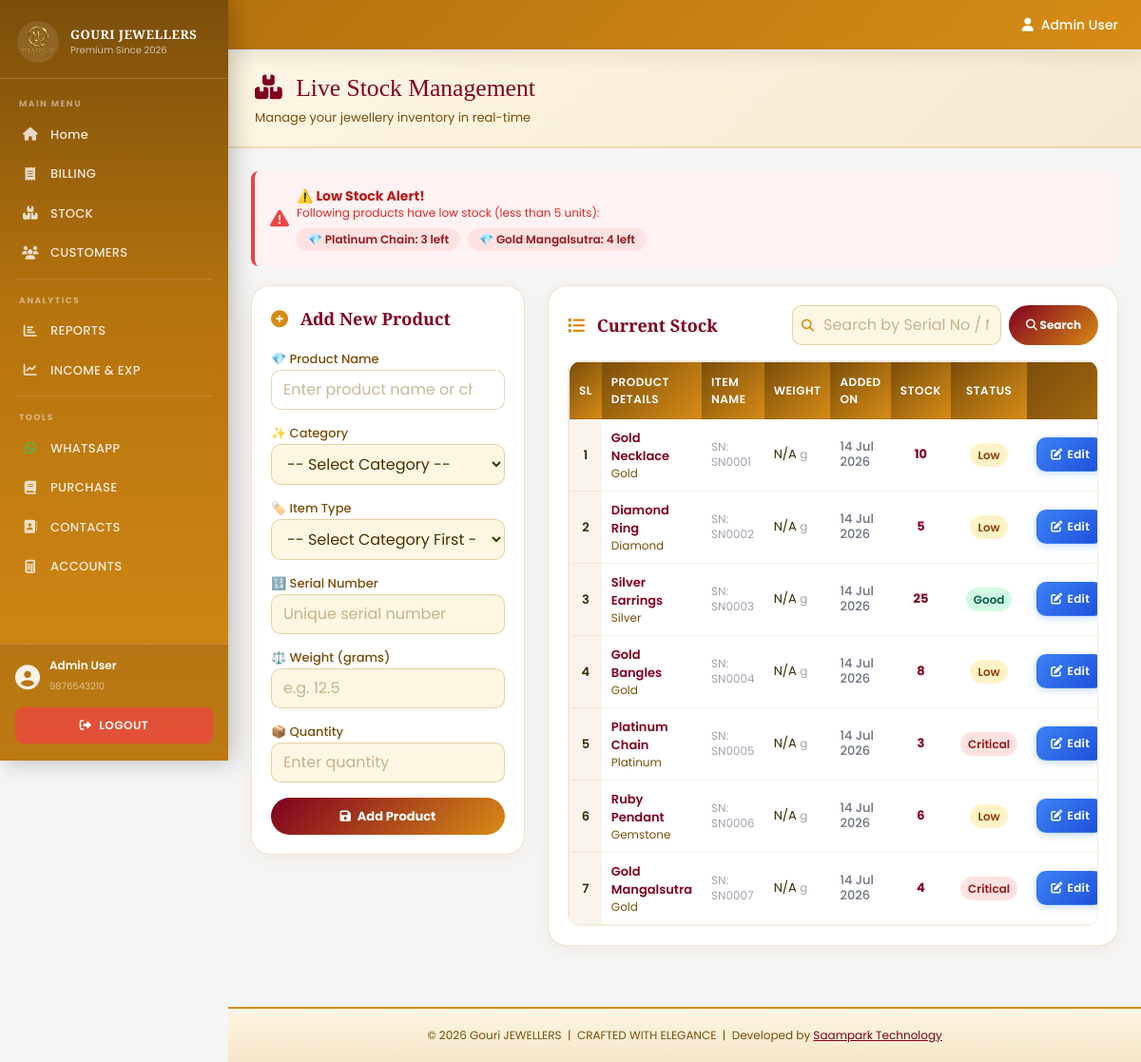
Screenshot of /stock.php (signed in) with the database file from the repository.
### tables this page shows
CREATE TABLE `products` (
  `id` int(11) NOT NULL,
  `serial_no` varchar(50) DEFAULT NULL,
  `name` varchar(200) NOT NULL,
  `item_name` varchar(255) DEFAULT '',
  `weight` varchar(20) DEFAULT NULL,
  `category` varchar(50) DEFAULT NULL,
  `price` decimal(10,2) NOT NULL,
  `quantity` int(11) DEFAULT 0,
  `created_at` timestamp NOT NULL DEFAULT current_timestamp()
);

### stock.php (the view, shortened to what this page needs)
<?php
require_once 'config/database.php';
$search = isset($_GET['search']) ? mysqli_real_escape_string($conn, $_GET['search']) : '';
if(!empty($search)) {
    $products = mysqli_query($conn, "SELECT * FROM products WHERE serial_no LIKE '%$search%' OR name LIKE '%$search%' ORDER BY id");
} else {
    $products = mysqli_query($conn, "SELECT * FROM products ORDER BY id");
}
$low_stock = mysqli_query($conn, "SELECT * FROM products WHERE quantity < 5 ORDER BY quantity ASC");
$logo_paths = ['assets/images/moti-removebg-preview.png','images/moti-removebg-preview.png','moti-removebg-preview.png'];
?>
<!DOCTYPE html>
<html lang="en">
<head>
    <link href="https://cdn.jsdelivr.net/npm/tailwindcss@2.2.19/dist/tailwind.min.css" rel="stylesheet">
    <link rel="stylesheet" href="https://cdnjs.cloudflare.com/ajax/libs/font-awesome/6.4.0/css/all.min.css">
    <link rel="stylesheet" href="assets/css/theme.css">
</head>
<body>
<div class="sidebar" id="mainSidebar">
    <div class="sidebar-logo">
        <?php
        foreach($logo_paths as $path) {
            if(file_exists($path)) {
                echo '<img src="'.$path.'" alt="MOTI JEWELLERS Logo">';
                $logo_found = true; break;
            }
        }
        ?>
        <div class="sidebar-logo-text">
            <h2>GOURI JEWELLERS</h2>
            <p>Premium Since 2026</p>
        </div>
    </div>
    <nav class="sidebar-nav">
        <div class="sidebar-section-label">Main Menu</div>
        <a href="index.php" >
            <i class="fas fa-home"></i> Home
        </a>
        <a href="billing.php">
            <i class="fas fa-receipt"></i> BILLING
        </a>
        <a href="stock.php">
            <i class="fas fa-boxes" class="active"></i> STOCK
        </a>
        <a href="customers.php">
            <i class="fas fa-users"></i> CUSTOMERS
        </a>
        <div class="sidebar-divider"></div>
        <div class="sidebar-section-label">Analytics</div>
        <a href="reports.php">
            <i class="fas fa-chart-bar"></i> REPORTS
        </a>
        <a href="income_expenses.php">
            <i class="fas fa-chart-line"></i> INCOME & EXP
        </a>
        <div class="sidebar-divider"></div>
        <div class="sidebar-section-label">Tools</div>
        <a href="whatsapp_automation.php">
            <i class="fab fa-whatsapp"></i> WHATSAPP
        </a>
        <a href="purchase.php">
            <i class="fas fa-book"></i> PURCHASE
        </a>
        <a href="contacts.php">
            <i class="fas fa-address-book"></i> CONTACTS
        </a>
        <a href="accounts.php">
            <i class="fas fa-calculator"></i> ACCOUNTS
        </a>
    </nav>
    <div class="sidebar-user">
        <div class="sidebar-user-info">
            <i class="fas fa-user-circle"></i>
            <div class="user-details">
                <p><?php echo htmlspecialchars($_SESSION['user_name']); ?></p>
                <span><?php echo htmlspecialchars($_SESSION['user_mobile'] ?? 'Admin'); ?></span>
            </div>
        </div>
        <a href="logout.php" class="sidebar-logout">
            <i class="fas fa-sign-out-alt"></i> LOGOUT
        </a>
    </div>
</div>
<nav class="nav-gold shadow-lg sticky top-0 z-50" style="margin-left:240px;">
    <div class="container mx-auto px-4 sm:px-6 py-3 sm:py-4">
        <div class="flex justify-between items-center">
            <div class="ml-auto flex items-center gap-4">
                <span class="text-sm font-medium text-white hidden sm:inline">
                    <i class="fas fa-user mr-1"></i>
                    <?php echo htmlspecialchars($_SESSION['user_name']); ?>
                </span>
            </div>
        </div>
    </div>
</nav>
<div class="page-wrapper">
    <div class="page-heading">
        <h1 class="gold-font"><i class="fas fa-boxes mr-2"></i> Live Stock Management</h1>
        <p>Manage your jewellery inventory in real-time</p>
    </div>
    <div class="container mx-auto px-4 sm:px-6 py-6">
        <?php if(mysqli_num_rows($low_stock) > 0): ?>
        <div class="mb-5 p-4 rounded-lg" style="background:#FEF2F2;border-left:4px solid #EF4444;">
            <div class="flex flex-col sm:flex-row sm:items-center gap-2">
                <i class="fas fa-exclamation-triangle text-red-500 text-xl flex-shrink-0"></i>
                <div>
                    <p class="font-bold text-red-700 text-sm">⚠️ Low Stock Alert!</p>
                    <p class="text-red-600 text-xs mb-2">Following products have low stock (less than 5 units):</p>
                    <div class="flex flex-wrap gap-2">
                        <?php
                        mysqli_data_seek($low_stock, 0);
                        while($item = mysqli_fetch_assoc($low_stock)): ?>
                            <span class="inline-block px-3 py-1 rounded-full text-xs font-semibold" style="background:#FEE2E2;color:#991B1B;">
                                💎 <?php echo htmlspecialchars($item['name']); ?>: <?php echo $item['quantity']; ?> left
                            </span>
                        <?php endwhile; ?>
                    </div>
                </div>
            </div>
        </div>
        <?php endif; ?>
        <div class="stock-grid grid grid-cols-1 lg:grid-cols-3 gap-6">
            <div>
                <div class="jewel-card p-5">
                    <h2 class="text-lg font-bold mb-4 gold-font" style="color:#800020;">
                        <i class="fas fa-plus-circle mr-2" style="color:#d68b16;"></i> Add New Product
                    </h2>
                    <form method="POST">
                        <div class="mb-3">
                            <label>💎 Product Name</label>
                            <input list="productNameList" type="text" id="addProductName" name="name" placeholder="Enter product name or choose Others" required class="jewel-input" onchange="onAddProductNameChange()">
                        </div>
                        <div class="mb-3">
                            <label>✨ Category</label>
                            <select name="category" id="addCategorySelect" required class="jewel-input" onchange="updateItemTypes('addCategorySelect','addItemSelect','addCustomItem')">
                                <option value="">-- Select Category --</option>
                            </select>
                        </div>
                        <div class="mb-3">
                            <label>🏷️ Item Type</label>
                            <select name="item_name" id="addItemSelect" required class="jewel-input" onchange="toggleCustomItem('addCustomItem', this.value)">
                                <option value="">-- Select Category First --</option>
                            </select>
                        </div>
                        <div class="mb-3">
                            <label>🔢 Serial Number</label>
                            <input type="text" name="serial_no" placeholder="Unique serial number" required class="jewel-input">
                        </div>
                        <div class="mb-3">
                            <label>⚖️ Weight (grams)</label>
                            <input type="text" name="weight" placeholder="e.g. 12.5" class="jewel-input">
                        </div>
                        <div class="mb-4">
                            <label>📦 Quantity</label>
                            <input type="number" name="quantity" placeholder="Enter quantity" required class="jewel-input">
                        </div>
                        <button type="submit" name="add_product" class="btn-jewel w-full text-center">
                            <i class="fas fa-save mr-1"></i> Add Product
                        </button>
                    </form>
                </div>
            </div>
            <div class="lg:col-span-2">
                <div class="jewel-card p-5">
                    <div class="flex flex-wrap justify-between items-center mb-4 gap-3">
                        <h2 class="text-lg font-bold gold-font" style="color:#800020;">
                            <i class="fas fa-list mr-2" style="color:#d68b16;"></i> Current Stock
                        </h2>
                        <form method="GET" class="flex flex-wrap gap-2">
                            <div class="search-wrapper">
                                <i class="fas fa-search search-icon"></i>
                                <input type="text" name="search" placeholder="Search by Serial No / Name"
                                    value="<?php echo htmlspecialchars($search); ?>"
                                    class="jewel-input" style="padding-left:32px;width:220px;">
                            </div>
                            <button type="submit" class="btn-jewel" style="padding:8px 18px;font-size:12px;">
                                <i class="fas fa-search"></i> Search
                            </button>
                        </form>
                    </div>
                    <div class="table-container overflow-x-auto rounded-xl" style="border:1px solid rgba(181,115,14,0.15);">
                        <table class="jewel-table">
                            <thead>
                                <tr>
                                    <th class="text-left" style="border-radius:12px 0 0 0;">SL</th>
                                    <th class="text-left">Product Details</th>
                                    <th class="text-left">Item Name</th>
                                    <th class="text-left">Weight</th>
                                    <th class="text-left">Added On</th>
                                    <th class="text-center">Stock</th>
                                    <th class="text-center">Status</th>
                                    <th class="text-center" style="border-radius:0 12px 0 0;">Actions</th>
                                </tr>
                            </thead>
                            <tbody>
                                <?php
                                $serial = 1;
                                mysqli_data_seek($products, 0);
                                while($product = mysqli_fetch_assoc($products)):
                                    $qty = $product['quantity'];
                                    $status_class = $qty < 5 ? 'status-low' : ($qty < 20 ? 'status-medium' : 'status-high');
                                    $status_text  = $qty < 5 ? 'Critical' : ($qty < 20 ? 'Low' : 'Good');
                                    $highlight = (!empty($search) && ($product['serial_no'] == $search || stripos($product['name'], $search) !== false)) ? 'search-highlight' : '';
                                ?>
                                <tr class="<?php echo $highlight; ?>">
                                    <td class="serial-number-col"><?php echo $serial++; ?></td>
                                    <td>
                                        <div class="font-semibold" style="color:#800020;"><?php echo htmlspecialchars($product['name']); ?></div>
                                        <div class="text-xs" style="color:#7a4e0a;"><?php echo htmlspecialchars($product['category'] ?? ''); ?></div>
                                    </td>
                                    <td>
                                        <div class="text-xs" style="color:#9ca3af;">SN: <?php echo htmlspecialchars($product['serial_no']); ?></div>
                                    </td>
                                    <td class="text-sm">
                                        <?php echo htmlspecialchars($product['weight'] ?? 'N/A'); ?>
                                        <span class="text-xs" style="color:#9ca3af;">g</span>
                                    </td>
                                    <td class="text-xs" style="color:#6b7280;">
                                        <?php if(!empty($product['created_at'])): ?>
                                            <span class="font-medium"><?php echo date('d M Y', strtotime($product['created_at'])); ?></span>
                                        <?php else: ?>
                                            <span style="color:#d1d5db;">—</span>
                                        <?php endif; ?>
                                    </td>
                                    <td class="text-center font-bold text-sm" style="color:#800020;"><?php echo $qty; ?></td>
                                    <td class="text-center">
                                        <span class="px-2 py-1 rounded-full text-xs font-semibold <?php echo $status_class; ?>">
                                            <?php echo $status_text; ?>
                                        </span>
                                    </td>
                                    <td class="text-center">
                                        <div class="action-btns flex flex-wrap gap-1 justify-center">
                                            <button onclick="openEditModal(<?php echo $product['id']; ?>,'<?php echo addslashes($product['serial_no']); ?>','<?php echo addslashes($product['name']); ?>','<?php echo addslashes($product['item_name'] ?? ''); ?>','<?php echo $product['category']; ?>','<?php echo addslashes($product['weight'] ?? ''); ?>',<?php echo $product['price']; ?>,<?php echo $product['quantity']; ?>)" class="btn-edit">
                                                <i class="fas fa-edit"></i> Edit
                                            </button>
                                        </div>
                                    </td>
                                </tr>
                                <?php endwhile; ?>
                            </tbody>
                        </table>
                    </div>
                </div>
            </div>
        </div>
    </div>
    <footer style="background:linear-gradient(0deg,#f5e6c8,#fdf6e3);border-top:2px solid #d68b16;padding:20px;margin-top:40px;text-align:center;">
        <p class="text-xs" style="color:#7a4e0a;">
            &copy; 2026 Gouri JEWELLERS &nbsp;|&nbsp; CRAFTED WITH ELEGANCE &nbsp;|&nbsp;
            Developed by <a href="https://saamparktechnologyresearch.in/" target="_blank" style="text-decoration:underline;color:#800020;">Saampark Technology</a>
        </p>
    </footer>
</div>
</body>
</html>

### rows the page displays
products: name "Platinum Chain", quantity "3", category "Platinum", serial_no "SN0005", weight "N/A", created_at "14 Jul 2026", quantity "Critical"
products: name "Gold Mangalsutra", quantity "4", category "Gold", serial_no "SN0007", weight "N/A", created_at "14 Jul 2026", quantity "Critical"
products: name "Gold Necklace", category "Gold", serial_no "SN0001", weight "N/A", created_at "14 Jul 2026", quantity "10", quantity "Low"
products: name "Diamond Ring", category "Diamond", serial_no "SN0002", weight "N/A", created_at "14 Jul 2026", quantity "5", quantity "Low"
products: name "Silver Earrings", category "Silver", serial_no "SN0003", weight "N/A", created_at "14 Jul 2026", quantity "25", quantity "Good"
products: name "Gold Bangles", category "Gold", serial_no "SN0004", weight "N/A", created_at "14 Jul 2026", quantity "8", quantity "Low"
products: name "Ruby Pendant", category "Gemstone", serial_no "SN0006", weight "N/A", created_at "14 Jul 2026", quantity "6", quantity "Low"

### other values shown
$_SESSION['user_name'] "Admin User"
$_SESSION['user_mobile'] "9876543210"
